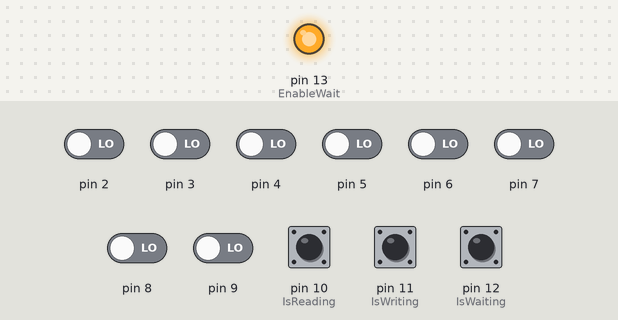
Simulated run of this sketch. Board: Arduino Uno, built with avr-gcc and run on an emulated ATmega328P. Parts: output pins drawn as LEDs (lit = HIGH). The test bench sets the inputs (shaded band); at power-on: pin 10 (IsReading), pin 11 (IsWriting) HIGH, pin 2–9, pin 12 (IsWaiting) LOW. What the sketch prints to the serial monitor is not drawn.

Above: at 1.2 s.
1.3 s: pin 11 (IsWriting) pulled LOW for 0.15 s
At 1.37 s:
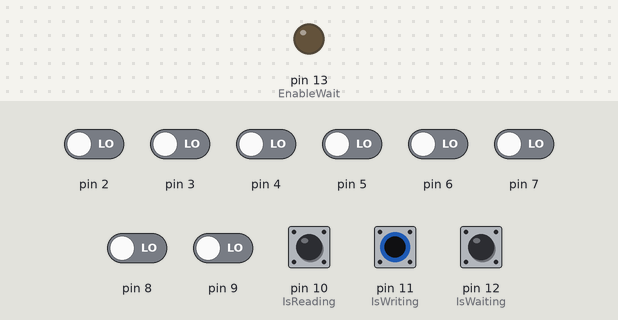
Timing chart, 0 to 4.3 s (numbered marks = the images above; inputs shaded):
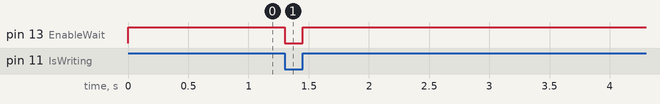

The sketch:

msxdiskemulatormini.ino
```cpp
// written by aguaviva@gmail.com
// no comments, sorry :)

const int EnableWait = 13;       // pin that the LED is attached to
const int IsWaiting = 12;       // PB4
const int IsWriting = 11;       // PB3
const int IsReading = 10;       // PB2

void PreRead()
{
  for(int i=0;i<8;i++)
  {
    pinMode(i+2, INPUT);
    digitalWrite(i+2, LOW);
  }
}

void PreWrite()
{
  for(int i=0;i<8;i++)
  {
    pinMode(i+2, OUTPUT);
  }
}

void LoopWhileNotWaiting()
{
  while( digitalRead(IsWaiting)==HIGH );
}

void WaitOnIO()
{
  //digitalWrite(EnableWait, HIGH);
  PORTB |= (1<<5);
}

void Release()
{
    PORTB &= ~(1<<5);
}

void Write(byte b)
{
  WaitOnIO();
  LoopWhileNotWaiting();

  PreWrite();
  for(int i=0;i<8;i++)
  {
    digitalWrite(i+2, (((b>>i)&1)==0)?LOW:HIGH);
  }

  Release();

  //loop wile z80 is reading
  while( (PINB & (1<<2)) == 0 );


  WaitOnIO();
}

byte Read()
{
  WaitOnIO();
  LoopWhileNotWaiting();

  PreRead();

  byte b=0;
  for(int i=0;i<8;i++)
  {
    b >>=1;
    b |= (digitalRead(i+2)==HIGH)?128:0;
  }

  Release();

  //loop wile z80 is writing
  while( (PINB & (1<<3)) == 0 );

  WaitOnIO();

  return b;
}

boolean IsMSXReading()
{
  return digitalRead(IsReading)==0;
}

boolean IsMSXWriting()
{
  return digitalRead(IsWriting)==0;
}

void setup()
{
  // initialize serial communications:
  Serial.begin(115200);
  //Serial.begin(250000*4);

  for(int i=0;i<8;i++)
  {
    pinMode(i+2, INPUT);
    digitalWrite(i+2, LOW);
  }

  pinMode(EnableWait, OUTPUT);
  digitalWrite(EnableWait, LOW);

  pinMode(IsWaiting, INPUT);
  digitalWrite(IsWaiting, LOW);

  pinMode(IsReading, INPUT);
  digitalWrite(IsReading, LOW);

  pinMode(IsWriting, INPUT);
  digitalWrite(IsWriting, LOW);

  WaitOnIO();
}


void loop()
{
  LoopWhileNotWaiting();

  if ( IsMSXReading() && Serial.available()!=0)
  {
    Write( Serial.read() );
  }
  else if ( IsMSXWriting() )
  {
    Serial.write(Read() );
  }
}
```

Measured:
- after the input at 1.3 s, pin 13 (EnableWait): HIGH → LOW at once, → HIGH 0.15 s later
